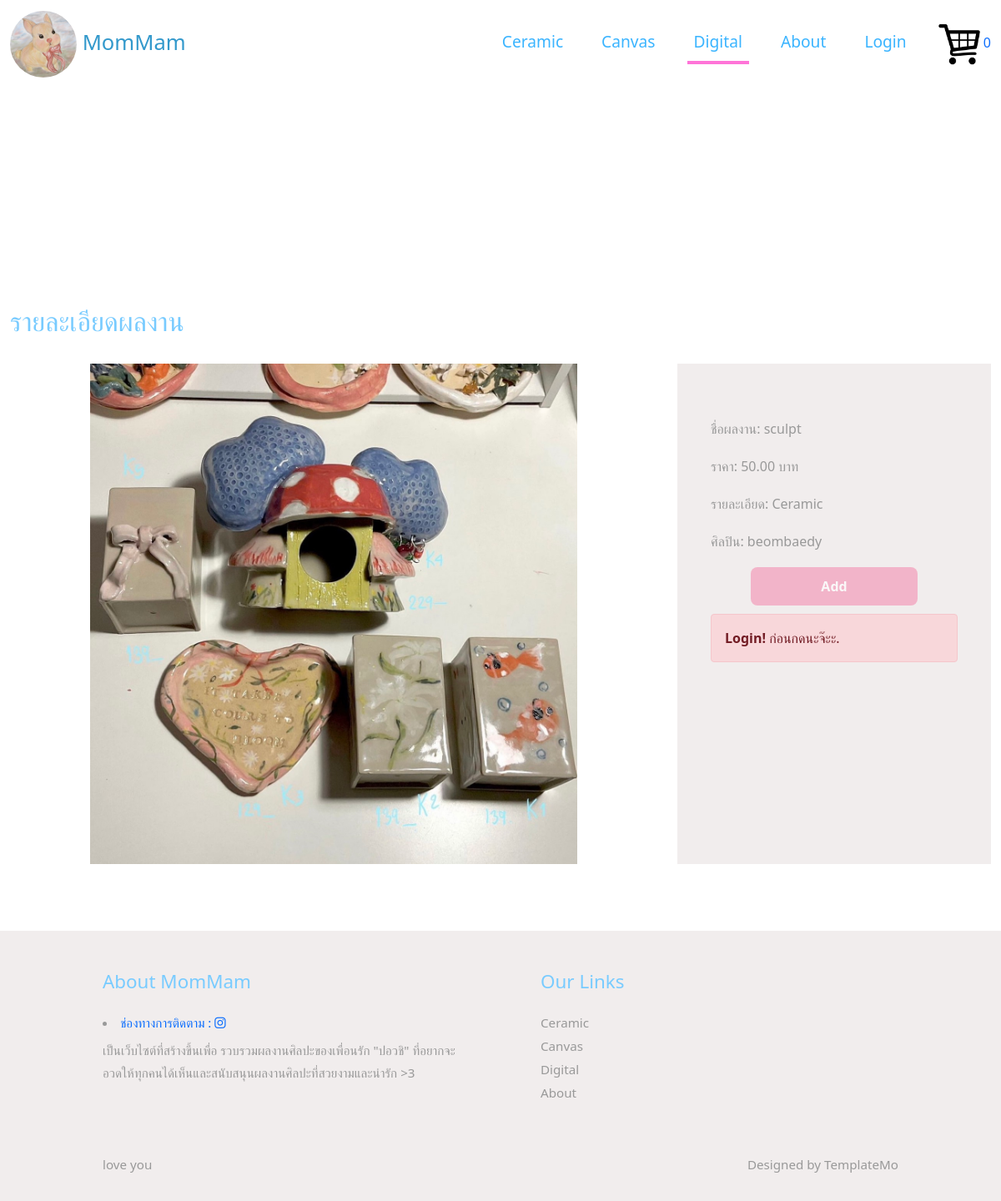
The app's page /detail.php?product_id=9 with its own data.
### tables this page shows
CREATE TABLE `products` (
  `product_id` int(11) NOT NULL,
  `product_name` varchar(100) NOT NULL,
  `category` varchar(100) NOT NULL,
  `price` decimal(10,2) NOT NULL,
  `stock_quantity` int(11) NOT NULL DEFAULT '0',
  `product_img` varchar(100) NOT NULL,
  `artist` varchar(100) NOT NULL
);

### detail.php (the view, shortened to what this page needs)
<?php
include 'server.php';
$cart_count = isset($_SESSION['cart']) ? count($_SESSION['cart']) : 0;
if (isset($_GET["product_id"])) {
    $product_id = mysqli_real_escape_string($conn, $_GET["product_id"]);
    $sql = "SELECT * FROM products WHERE product_id = '$product_id'";
    $query = mysqli_query($conn, $sql);
    if ($query && mysqli_num_rows($query) > 0) {
        $result = mysqli_fetch_array($query, MYSQLI_ASSOC);
    } else {
        echo "ไม่พบข้อมูลสินค้า";
        exit();
    }
} else {
    echo "ไม่พบรหัสสินค้า";
    exit();
}
?>
<!DOCTYPE html>
<html lang="th">
<head>
    <link rel="stylesheet" href="css/bootstrap.min.css">
    <link rel="stylesheet" href="fontawesome/css/all.min.css">
    <link rel="stylesheet" href="css/templatemo-style.css">
    <link rel="stylesheet" href="css/index.css">
</head>
<body>
    <nav class="navbar navbar-expand-lg">
        <div class="container-fluid">
            <a class="navbar-brand" href="index.html">
                <img src="img/dis.jpg" class="logo-image">
                MomMam
            </a>
            <div class="collapse navbar-collapse" id="navbarSupportedContent">
                <ul class="navbar-nav ml-auto mb-2 mb-lg-0">
                    <li class="nav-item">
                        <a class="nav-link nav-link-1" href="index.php">Ceramic</a>
                    </li>
                    <li class="nav-item">
                        <a class="nav-link nav-link-5" href="canvas.php">Canvas</a>
                    </li>
                    <li class="nav-item">
                        <a class="nav-link nav-link-6 active" aria-current="page" href="Digital.php">Digital</a>
                    </li>
                    <li class="nav-item">
                        <a class="nav-link nav-link-3" href="about.php">About</a>
                    </li>
                    <li class="nav-item">
                        <?php
                        if (empty($_SESSION['username'])) {
                            echo "<a class='nav-link nav-link-3' href='login.php'>Login</a>";
                        } else {
                            echo "<a class='nav-link nav-link-3' href='logout.php'>Logout</a>";
                        }
                        ?>
                    </li>
                    <li class="nav-item">
                        <a href="cart.php" id="cart" class="cart">
                            <img src="img/cart.png" alt="Shopping Cart" style="width: 50px; height: auto;">
                            <span id="cart-count"><?php echo $cart_count; ?></span>
                        </a>
                    </li>
                </ul>
            </div>
        </div>
    </nav>
    <div class="tm-kunjae d-flex justify-content-center align-items-center" data-parallax="scroll" data-image-src="img/ปั้นยังไม่เผาเล็ก1.jpg">
        <a class="txt-wellcome">ขอบคุณสำหรับการเยี่ยมชมเว็บไซต์</a>
    </div>
    <div class="container-fluid tm-container-content tm-mt-60">
        <div class="row mb-4">
            <h2 class="col-12 tm-text-primary">รายละเอียดผลงาน</h2>
        </div>
        <div class="row tm-mb-90">
            <div class="col-xl-8 col-lg-7 col-md-6 col-sm-12">
                <div class="maincanvas">
                    <img src="<?php echo isset($result['product_img']) ? 'img/' . $result['product_img'] : 'img/default.jpg'; ?>" alt="Image" class="img-fluid01">
                </div>
            </div>
            <div class="col-xl-4 col-lg-5 col-md-6 col-sm-12">
                <div class="tm-bg-gray tm-video-details">
                    <p class="mb-4">
                    <p>ชื่อผลงาน: <?php echo isset($result['product_name']) ? $result['product_name'] : 'ไม่มีชื่อสินค้า'; ?></p>
                    <p>ราคา: <?php echo isset($result['price']) ? $result['price'] : 'ไม่ระบุ'; ?> บาท</p>
                    <p>รายละเอียด: <?php echo isset($result['category']) ? $result['category'] : 'ไม่มีข้อมูล'; ?></p>
                    <p>ศิลปิน: <?php echo isset($result['artist']) ? $result['artist'] : 'ไม่ระบุ'; ?></p>
                    <?php
                    if(!empty($_SESSION['username'])){
                        if($result['stock_quantity']>0){
                            echo '<button type="button" class="btn btn-bottos" onclick="addToCart(' . $result['product_id'] . ', \'' . htmlspecialchars($result['product_name']) . '\', ' . htmlspecialchars($result['price']) . ')">Add</button>';
                        }else{
                            echo '<button type="button" class="btn btn-bottos" disabled onclick="addToCart(' . $result['product_id'] . ', \'' . htmlspecialchars($result['product_name']) . '\', ' . htmlspecialchars($result['price']) . ')">Add</button>';
                        echo "<div class='alert alert-danger alert-dismissible fade show'>
                                <strong>Out of Stock!</strong> สินค้าหมดอดนะจ๊ะ.
                                </div>";
                        }
                    }else{
                        echo '<button type="button" class="btn btn-bottos" disabled onclick="addToCart(' . $result['product_id'] . ', \'' . htmlspecialchars($result['product_name']) . '\', ' . htmlspecialchars($result['price']) . ')">Add</button>';
                        echo "<div class='alert alert-danger alert-dismissible fade show'>
                                <strong>Login!</strong> ก่อนกดนะจ๊ะะ.
                            </div>";
                    }
                    ?>
                </div>
            </div>
        </div>
    </div>
</body>
<footer class="tm-bg-gray pt-5 pb-3 tm-text-gray tm-footer">
    <div class="container-fluid tm-container-small">
        <div class="row">
            <div class="col-lg-6 col-md-12 col-12 px-5 mb-5">
                <h3 class="tm-text-primary mb-4 tm-footer-title">About MomMam</h3>
                <li class="mb-2"><a href="https://www.instagram.com/beombaedy.studio?igsh=cWF3YW5vZmR6MmNk">ช่องทางการติดตาม : <i class="fab fa-instagram"></i></a></li>
                <p>เป็นเว็บไซต์ที่สร้างขึ้นเพื่อ รวบรวมผลงานศิลปะของเพื่อนรัก "ปอวชิ" ที่อยากจะอวดให้ทุกคนได้เห็นและสนับสนุนผลงานศิลปะที่สวยงามและน่ารัก >3</p>
            </div>
            <div class="col-lg-3 col-md-6 col-sm-6 col-12 px-5 mb-5">
                <h3 class="tm-text-primary mb-4 tm-footer-title">Our Links</h3>
                <ul class="tm-footer-links pl-0">
                    <li><a href="index.php">Ceramic</a></li>
                    <li><a href="canvas.php">Canvas</a></li>
                    <li><a href="Digital.php">Digital</a></li>
                    <li><a href="about.php">About</a></li>
                </ul>
            </div>
        </div>
        <div class="row">
            <div class="col-lg-8 col-md-7 col-12 px-5 mb-3">
                love you
            </div>
            <div class="col-lg-4 col-md-5 col-12 px-5 text-right">
                Designed by <a href="https://templatemo.com" class="tm-text-gray" rel="sponsored" target="_parent">TemplateMo</a>
            </div>
        </div>
    </div>
</footer>
</html>

### css/templatemo-style.css (style rules this page uses)
p { line-height: 1.8; }
a { text-decoration: none; transition: all 0.3s ease; }
.container-fluid { max-width: 1770px; }
.tm-container-small { max-width: 1050px; }
.btn { border-radius: 0; }
.navbar-brand { color: #3399CC; font-size: 1.6rem; }
.logo-image { width: 80px; border-radius: 100px; height: 80px; border: 0px solid #fff9f9; background: #f4f4f4; text-align: center; }
.tm-mt-60 { margin-top: 60px; }
.tm-mb-90 { margin-bottom: 80px; }
.tm-text-primary { color: #78cbff; }
.tm-bg-gray { background-color: #f1eded; }
.nav-item { margin-right: 30px; }
.nav-item:last-child { margin-right: 0; }
.nav-link { color: #3ab4ff; border-bottom: 4px solid transparent; font-size: 1.2rem; }
.nav-link-6.active, .nav-link-6:hover { border-color: #ff74d8; }
p, .tm-text-gray { color: #999999; }
.tm-footer-links li { list-style: none; margin-bottom: 5px; }
.tm-footer-links li a { color: #999999; }
.tm-footer { font-size: 0.95rem; }
.tm-footer-title { font-size: 1.4rem; }
.tm-video-details { height: 100%; padding: 40px; }
.tm-kunjae { height: 200px; }
.img-fluid01 { height: 600px; width: auto; }
.maincanvas { text-align: center; width: 100%; }
.txt-wellcome { font-size: 1.2rem; color: rgb(255, 255, 255); }
* { box-sizing:border-box }
.active, .dot:hover { background-color: #ffffff; }
.fade { animation-name: fade; animation-duration: 10000000s; }

### css/index.css (style rules this page uses)
.btn-bottos { display: block; width: 100%; max-width: 200px; margin: 10px auto; padding: 10px 15px; background-color: #f497b6; color: #ffffff; font-weight: bold; text-align: center; border-radius: 8px; text-decoration: none; box-shadow: #3498db; transition: all 0.3s; }

### records on screen
products: product_img (picture), product_name "sculpt", price "50.00", category "Ceramic", artist "beombaedy"

### other values on screen
$cart_count "0"
